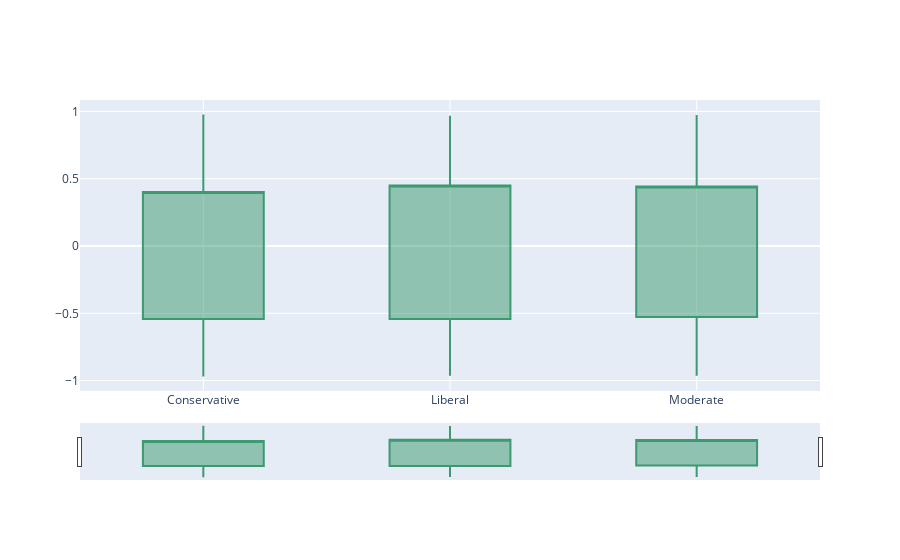

Notebook code for this chart:
### Markdown cell above
#### Political Alignment

### Code cell
make_candle_plot(df=overall_df, groupby_='POLITICAL_ALIGNMENT', attribute='OVERALL_SENTIMENT' )

### Figure 1 — Plotly figure (JSON) as saved in the notebook; plotly's stock layout.template omitted (floating-point values rounded to 4 significant figures)
{"data": [{"close": [0.4019, 0.4506, 0.4427], "high": [0.9769, 0.9686, 0.9735], "low": [-0.9691, -0.9643, -0.9643], "open": [-0.5423, -0.5423, -0.5267], "type": "candlestick", "x": ["Conservative", "Liberal", "Moderate"]}], "layout": {}}
